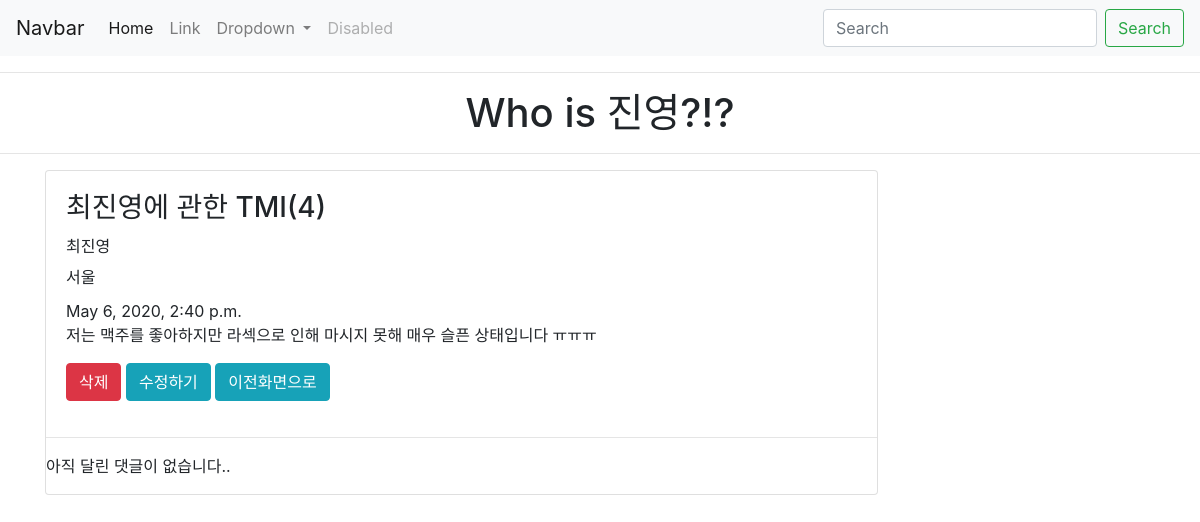
The app's page /blog/4 with its own data.
### myapp/models.py (models this page shows, shortened)
class Blog(models.Model):
    title = models.CharField(max_length = 200)
    name = models.CharField(max_length = 40)
    location = models.CharField(max_length=40)
    pub_date = models.DateTimeField('date published')
    body = models.TextField()

### myapp/views.py (the view)
# urls.py: path('blog/<int:blog_id>', myapp.views.detail, name = "detail"),
def detail(request, blog_id):
    details = get_object_or_404(Blog, pk = blog_id)
    return render(request, 'detail.html', {'details': details})

### myapp/templates/detail.html (shortened to what this page needs)
{% extends 'base.html' %}
{% block contents %}
<div class="card w-75">
    <div class="card-body">
        <h3 class="card-title">{{details.title}}</h3>
        <h6 class="card-title">{{details.name}}</h6>
        <h6 class="card-title">{{details.location}}</h6>
        {{details.pub_date}}
        <p class="card-text">{{details.body}}</p>
        <button type="button" class="btn btn-danger" data-toggle="modal" data-target="#exampleModal">
            삭제
        </button>
        <a href="{% url 'edit' details.id %}"><button type="button" class="btn btn-info">수정하기</button></a>
        <a href="{% url 'profile' %}"><button type="button" class="btn btn-info">이전화면으로</button></a>
    </div>
    <hr>
    {% for comment in post.comments.all %}
    <div class="comment">
        <div class="date">{{ comment.pub_date }}</div>
        <strong>{{ comment.author }}</strong>
        <p>{{ comment.text|linebreaks }}</p>
    </div>
    {% empty %}
    <p>아직 달린 댓글이 없습니다..</p>
    {% endfor %}
</div>
{% endblock %}

### records on screen
Blog: title "최진영에 관한 TMI(4)", name "최진영", location "서울", pub_date "May 6, 2020, 2:40 p.m.", body "저는 맥주를 좋아하지만 라섹으로 인해 마시지 못해 매우 슬픈 상태입니다 ㅠㅠㅠ"
